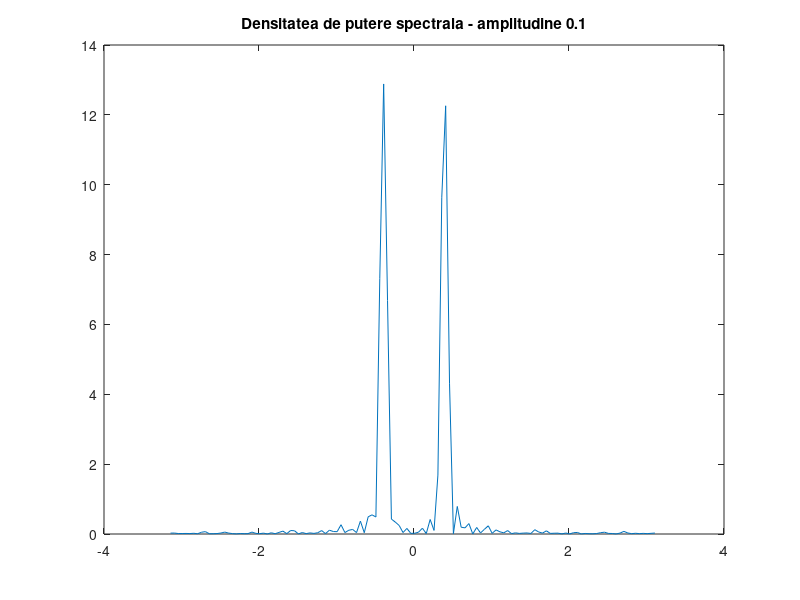
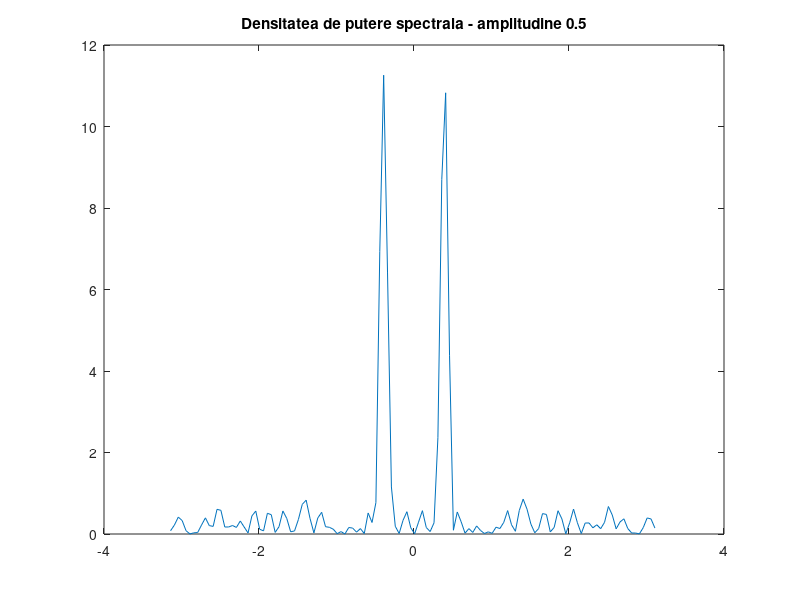
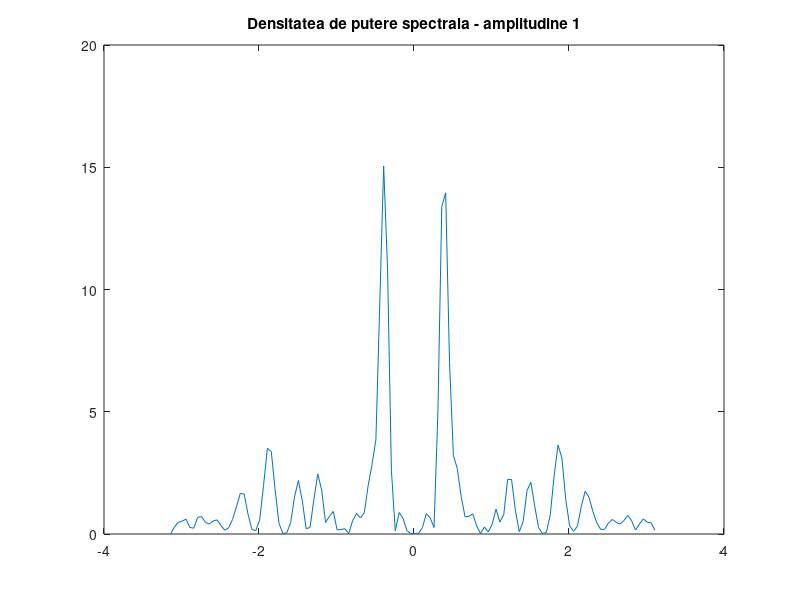
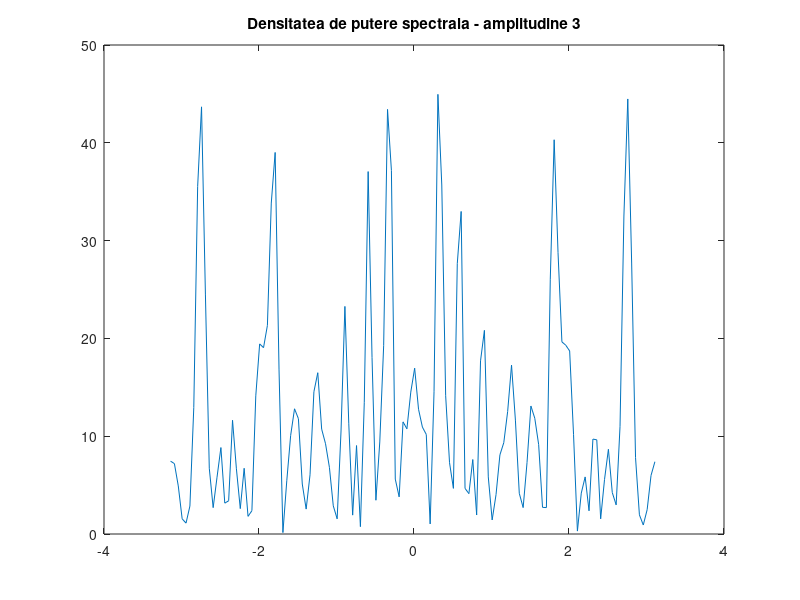

Write MATLAB code to recreate these figures, in order.
clc ; 
clear all ; 
close all ;

% 1 
N = 50 ;
n = 0 : N - 1 ;

omega = -pi : 0.05 : pi ;
omega0 = pi / 8 ;

a1 = 0.1 ;
e1 = randn( 1, N ) ;                                             % zgomot alb
x1 = cos( omega0 * n ) + a1 * e1 ;                               % functia

j = sqrt( -1 ) ;
F1 = abs( x1 * exp( -j * n' * omega ) ) ;
densitateSpectru = F1 .^ 2 / N ;

figure
plot( omega, densitateSpectru ) ;
title( 'Densitatea de putere spectrala - amplitudine 0.1' ) ; 

% 2 
a2 = 0.5 ;
e2 = randn( 1, N ) ;                             
x2 = cos( omega0 * n ) + a2 * e2 ;                

F2 = abs( x2 * exp( -j * n' * omega ) ) ;
densitateSpectru = F2 .^ 2 / N ;

figure
plot( omega, densitateSpectru ) ;
title( 'Densitatea de putere spectrala - amplitudine 0.5' ) ;

% 3 
a3 = 1 ;
e3 = randn( 1, N ) ;                             
x3 = cos( omega0 * n ) + a3 * e3 ;                

F3 = abs( x3 * exp( -j * n' * omega ) ) ;
densitateSpectru = F3 .^ 2 / N ;

figure
plot( omega, densitateSpectru ) ;
title( 'Densitatea de putere spectrala - amplitudine 1' ) ;

% 4 
a4 = 3 ;
e4 = randn( 1, N ) ;                             
x4 = cos( omega0 * n ) + a4 * e4 ;                

F4 = abs( x4 * exp( -j * n' * omega ) ) ;
densitateSpectru = F4 .^ 2 / N ;

figure
plot( omega, densitateSpectru ) ;
title( 'Densitatea de putere spectrala - amplitudine 3' ) ;

% 5 
a5 = 5 ;
e5 = randn( 1, N ) ;                             
x5 = cos( omega0 * n ) + a5 * e5 ;                

F5 = abs( x5 * exp( -j * n' * omega ) ) ;
densitateSpectru = F5 .^ 2 / N ;

figure
plot( omega, densitateSpectru ) ;
title( 'Densitatea de putere spectrala - amplitudine 5' ) ;

% 6 
a6 = 5.5 ;
e6 = randn( 1, N ) ;                             
x6 = cos( omega0 * n ) + a6 * e6 ;                

F6 = abs( x6 * exp( -j * n' * omega ) ) ;
densitateSpectru = F6 .^ 2 / N ;

figure
plot( omega, densitateSpectru ) ;
title( 'Densitatea de putere spectrala - amplitudine 5.5' ) ;

% 7 
a7 = 14 ;
e7 = randn( 1, N ) ;                             
x7 = cos( omega0 * n ) + a7 * e7 ;                

F7 = abs( x7 * exp( -j * n' * omega ) ) ;
densitateSpectru = F7 .^ 2 / N ;

figure
plot( omega, densitateSpectru ) ;
title( 'Densitatea de putere spectrala - amplitudine 14' ) ;

% Am observat ca atunci cand amplitudinea este mai mare de 14 nu se mai 
% distinge punctul maxim
% Cu cat amplitudinea creste, max. se afunda in zgomot si nu se mai 
% poate determina grafic